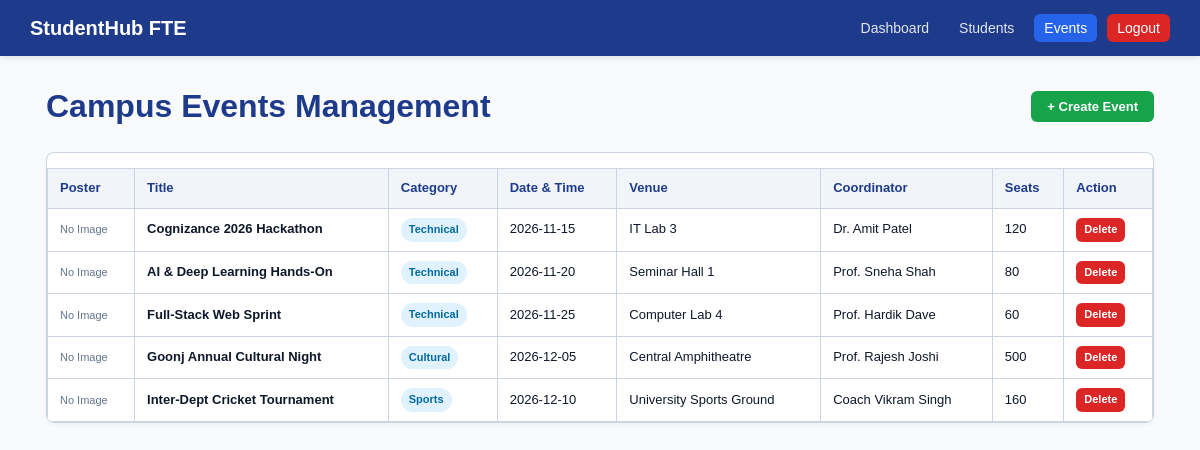
The page /event_crud.php on the database its author committed.
### tables this page shows
CREATE TABLE `events` (
  `id` INT(11) NOT NULL AUTO_INCREMENT,
  `title` VARCHAR(150) NOT NULL,
  `category` VARCHAR(50) NOT NULL,
  `event_date` DATE NOT NULL,
  `event_time` TIME NOT NULL,
  `venue` VARCHAR(100) NOT NULL,
  `coordinator` VARCHAR(100) NOT NULL,
  `max_seats` INT(11) NOT NULL DEFAULT 100,
  `description` TEXT,
  `poster_image` VARCHAR(255) DEFAULT '',
  `status` ENUM('Upcoming', 'Ongoing', 'Completed', 'Cancelled') DEFAULT 'Upcoming',
  `created_at` TIMESTAMP DEFAULT CURRENT_TIMESTAMP,
  PRIMARY KEY (`id`)
);

### event_crud.php (the view, shortened to what this page needs)
<?php
require_once 'db.php';
$eventsResult = mysqli_query($conn, "SELECT * FROM events ORDER BY event_date ASC");
?>
<!DOCTYPE html>
<html lang="en">
<head>
    <link rel="stylesheet" href="style.css">
</head>
<body>
<header>
    <div class="nav-wrap">
        <a href="index.php" class="brand">StudentHub FTE</a>
        <ul class="nav-links">
            <li><a href="admin_dashboard.php">Dashboard</a></li>
            <li><a href="student_crud.php">Students</a></li>
            <li><a href="event_crud.php" class="active">Events</a></li>
            <li><a href="logout.php" class="btn-nav-logout">Logout</a></li>
        </ul>
    </div>
</header>
<main class="container">
    <div style="display: flex; justify-content: space-between; align-items: center; margin-bottom: 20px;">
        <h1 style="color: #1e3a8a;">Campus Events Management</h1>
        <button class="btn btn-success" onclick="document.getElementById('addEventModal').style.display='block';">+ Create Event</button>
    </div>
    <div class="card" style="padding: 0; overflow-x: auto;">
        <table>
            <thead>
                <tr>
                    <th>Poster</th>
                    <th>Title</th>
                    <th>Category</th>
                    <th>Date & Time</th>
                    <th>Venue</th>
                    <th>Coordinator</th>
                    <th>Seats</th>
                    <th>Action</th>
                </tr>
            </thead>
            <tbody>
                <?php while ($e = mysqli_fetch_assoc($eventsResult)): ?>
                    <tr>
                        <td>
                            <?php if (!empty($e['poster_image']) && file_exists(__DIR__ . "/uploads/" . $e['poster_image'])): ?>
                                <img src="uploads/<?php echo htmlspecialchars($e['poster_image']); ?>" style="width: 45px; height: 45px; object-fit: cover; border-radius: 4px;" alt="Poster">
                            <?php else: ?>
                                <span style="font-size: 11px; color: #64748b;">No Image</span>
                            <?php endif; ?>
                        </td>
                        <td><strong><?php echo htmlspecialchars($e['title']); ?></strong></td>
                        <td><span class="badge" style="background:#e0f2fe; color:#0369a1;"><?php echo htmlspecialchars($e['category']); ?></span></td>
                        <td><?php echo htmlspecialchars($e['event_date']); ?></td>
                        <td><?php echo htmlspecialchars($e['venue']); ?></td>
                        <td><?php echo htmlspecialchars($e['coordinator']); ?></td>
                        <td><?php echo htmlspecialchars($e['max_seats']); ?></td>
                        <td>
                            <a href="event_crud.php?action=delete&id=<?php echo $e['id']; ?>" class="btn btn-danger" style="padding: 3px 8px; font-size: 11px;" onclick="return confirm('Delete event: <?php echo htmlspecialchars(addslashes($e['title'])); ?>?');">Delete</a>
                        </td>
                    </tr>
                <?php endwhile; ?>
            </tbody>
        </table>
    </div>
</main>
</body>
</html>

### style.css (style rules this page uses)
:root { --primary: #1e3a8a; --primary-hover: #2563eb; --accent: #f59e0b; --bg-page: #f8fafc; --bg-card: #ffffff; --text-main: #0f172a; --text-muted: #64748b; --border-color: #cbd5e1; --radius: 6px; }
* { box-sizing: border-box; margin: 0; padding: 0; }
body { font-family: Arial, sans-serif; background: var(--bg-page); color: var(--text-main); line-height: 1.6; }
header { background: var(--primary); color: white; padding: 12px 20px; position: sticky; top: 0; z-index: 50; box-shadow: 0 2px 6px rgba(0,0,0,0.1); }
.nav-wrap { max-width: 1140px; margin: auto; display: flex; justify-content: space-between; align-items: center; flex-wrap: wrap; gap: 10px; }
.brand { font-size: 20px; font-weight: bold; color: white; text-decoration: none; }
.nav-links { display: flex; list-style: none; gap: 10px; align-items: center; }
.nav-links a { color: #e2e8f0; text-decoration: none; font-size: 14px; font-weight: 500; padding: 6px 10px; border-radius: var(--radius); }
.nav-links a:hover, .nav-links a.active { background: var(--primary-hover); color: white; }
.btn-nav-logout { background: #dc2626; color: white !important; font-weight: bold; }
.container { max-width: 1140px; margin: 25px auto; padding: 0 16px; min-height: 70vh; }
.btn { display: inline-block; padding: 8px 16px; border-radius: var(--radius); font-size: 13px; font-weight: bold; cursor: pointer; border: none; text-decoration: none; }
.btn-success { background: #16a34a; color: white; }
.btn-danger { background: #dc2626; color: white; }
.card { background: var(--bg-card); border: 1px solid var(--border-color); border-radius: 8px; padding: 20px; box-shadow: 0 2px 5px rgba(0,0,0,0.04); }
table { width: 100%; border-collapse: collapse; margin-top: 15px; }
table, th, td { border: 1px solid var(--border-color); }
th, td { padding: 9px 12px; font-size: 13px; text-align: left; }
th { background: #f1f5f9; color: var(--primary); }
.badge { display: inline-block; padding: 3px 8px; border-radius: 12px; font-size: 11px; font-weight: bold; }

### rows shown on the page
events: poster_image "No Image", title "Cognizance 2026 Hackathon", category "Technical", event_date "2026-11-15", venue "IT Lab 3", coordinator "Dr. Amit Patel", max_seats "120"
events: poster_image "No Image", title "AI & Deep Learning Hands-On", category "Technical", event_date "2026-11-20", venue "Seminar Hall 1", coordinator "Prof. Sneha Shah", max_seats "80"
events: poster_image "No Image", title "Full-Stack Web Sprint", category "Technical", event_date "2026-11-25", venue "Computer Lab 4", coordinator "Prof. Hardik Dave", max_seats "60"
events: poster_image "No Image", title "Goonj Annual Cultural Night", category "Cultural", event_date "2026-12-05", venue "Central Amphitheatre", coordinator "Prof. Rajesh Joshi", max_seats "500"
events: poster_image "No Image", title "Inter-Dept Cricket Tournament", category "Sports", event_date "2026-12-10", venue "University Sports Ground", coordinator "Coach Vikram Singh", max_seats "160"
